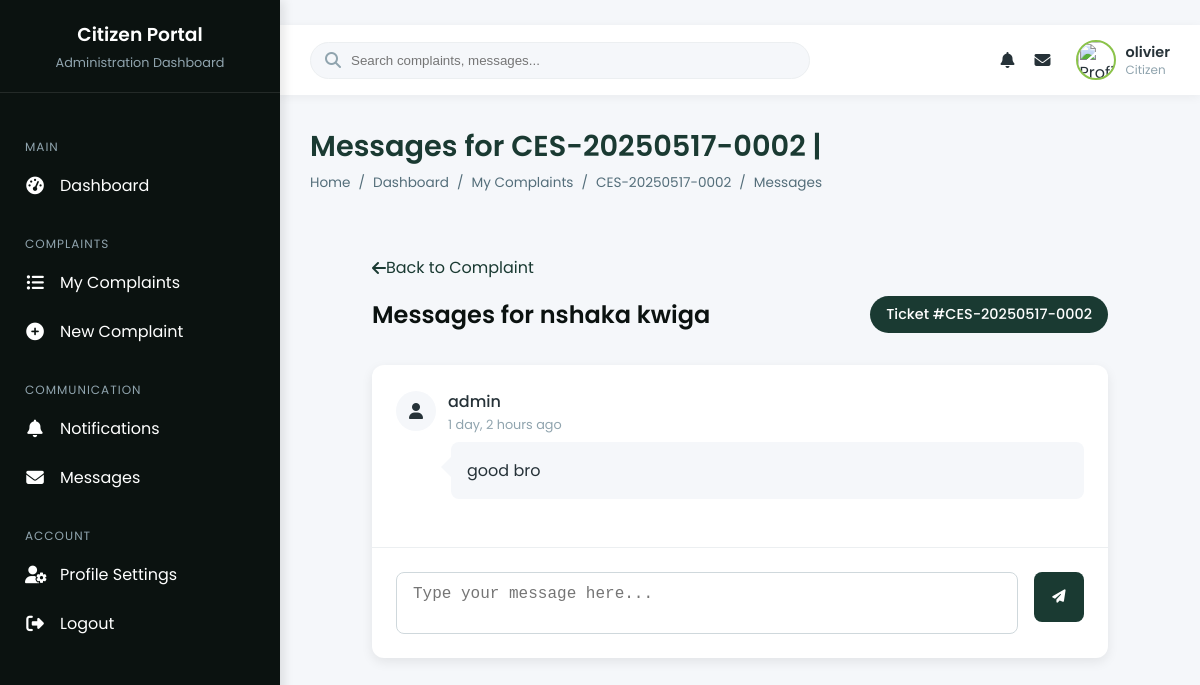
/complaints/7/messages/ (signed in), run on the app's committed database.
### citizen_management/models.py (models this page shows, shortened)
class User(AbstractUser):
    ROLE_CHOICES = [
        ('citizen', 'Citizen'),
        ('agent', 'Agency Agent'),
        ('agency_admin', 'Agency Administrator'),
        ('super_admin', 'System Administrator'),
    ]
    role = models.CharField(max_length=20, choices=ROLE_CHOICES, default='citizen')
    phone = models.CharField(max_length=20, blank=True)
    profile_picture = models.ImageField(upload_to='profiles/', blank=True)
    email_verified\
        = models.BooleanField(default=False)
    last_login_ip = models.GenericIPAddressField(blank=True, null=True)

class Complaint(models.Model):
    STATUS_CHOICES = [
        ('submitted', 'Submitted'),
        ('acknowledged', 'Acknowledged'),
        ('in_progress', 'In Progress'),
        ('resolved', 'Resolved'),
        ('rejected', 'Rejected'),
        ('reopened', 'Reopened'),
    ]
    PRIORITY_CHOICES = [
        ('low', 'Low'),
        ('medium', 'Medium'),
        ('high', 'High'),
        ('critical', 'Critical'),
    ]
    SOURCE_CHOICES = [
        ('web', 'Website'),
        ('mobile', 'Mobile App'),
        ('email', 'Email'),
        ('sms', 'SMS'),
        ('office', 'Field Office'),
    ]
    ticket_number = models.CharField(max_length=20, unique=True, editable=False)
    title = models.CharField(max_length=200)
    description = models.TextField()
    category = models.ForeignKey(
        ServiceCategory,
        on_delete=models.SET_NULL,
        null=True,
        related_name='complaints'
    )
    status = models.CharField(
        max_length=20,
        choices=STATUS_CHOICES,
        default='submitted'
    )
    priority = models.CharField(
        max_length=20,
        choices=PRIORITY_CHOICES,
        default='medium'
    )
    source = models.CharField(
        max_length=20,
        choices=SOURCE_CHOICES,
        default='web'
    )
    location_description = models.TextField(blank=True)
    latitude = models.DecimalField(
        max_digits=9,
        decimal_places=6,
        null=True,
        blank=True
    )
    longitude = models.DecimalField(
        max_digits=9,
        decimal_places=6,
        null=True,
        blank=True
    )
    citizen = models.ForeignKey(
        User,
        on_delete=models.SET_NULL,
        null=True,
        blank=True,
        related_name='complaints'
    )
    citizen_name = models.CharField(max_length=100, blank=True)
    citizen_email = models.EmailField(blank=True)
    citizen_phone = models.CharField(max_length=20, blank=True)
    is_anonymous = models.BooleanField(default=False)
    assigned_to = models.ForeignKey(
        User,
        on_delete=models.SET_NULL,
        null=True,
        blank=True,
        related_name='assigned_complaints'
    )
    assigned_agency = models.ForeignKey(
        GovernmentAgency,
        on_delete=models.SET_NULL,
        null=True,
        blank=True,
        related_name='assigned_complaints'
    )
    sla_deadline = models.DateTimeField(null=True, blank=True)
    created_at = models.DateTimeField(auto_now_add=True)
    updated_at = models.DateTimeField(auto_now=True)
    is_public = models.BooleanField(default=True)
    class Meta:
        ordering = ['-created_at']
        indexes = [
            models.Index(fields=['status']),
            models.Index(fields=['priority']),
            models.Index(fields=['category']),
            models.Index(fields=['assigned_agency']),
        ]

class Message(models.Model):
    complaint = models.ForeignKey(
        Complaint,
        on_delete=models.CASCADE,
        related_name='messages'
    )
    sender = models.ForeignKey(
        User,
        on_delete=models.SET_NULL,
        null=True,
        blank=True,
        related_name='sent_messages'
    )
    recipient = models.ForeignKey(
        User,
        on_delete=models.SET_NULL,
        null=True,
        blank=True,
        related_name='received_messages'
    )
    text = models.TextField()
    is_read = models.BooleanField(default=False)
    created_at = models.DateTimeField(auto_now_add=True)
    class Meta:
        ordering = ['created_at']

### citizen_management/views.py (the view)
# urls.py: path('complaints/<int:pk>/messages/', views.complaint_messages, name='complaint_messages'),
@login_required
def complaint_messages(request, pk):
    complaint = get_object_or_404(Complaint, pk=pk, citizen=request.user)
    messages_list = Message.objects.filter(
        complaint=complaint
    ).order_by('created_at')
    Message.objects.filter(
        complaint=complaint,
        recipient=request.user,
        is_read=False
    ).update(is_read=True)
    if request.method == 'POST':
        form = MessageForm(request.POST)
        if form.is_valid():
            message = form.save(commit=False)
            message.complaint = complaint
            message.sender = request.user
            if complaint.assigned_to:
                message.recipient = complaint.assigned_to
            elif complaint.assigned_agency:
                admin = complaint.assigned_agency.user_set.filter(
                    role__in=['agency_admin', 'agent']
                ).first()
                if admin:
                    message.recipient = admin
            message.save()
            if message.recipient:
                Notification.objects.create(
                    user=message.recipient,
                    complaint=complaint,
                    notification_type='new_response',
                    message=f'New message from {request.user.get_full_name()} regarding complaint {complaint.ticket_number}'
                )
            messages.success(request, 'Your message has been sent!')
            return redirect('complaint_messages', pk=pk)
    else:
        form = MessageForm()
    context = {
        'complaint': complaint,
        'messages': messages_list,
        'form': form
    }
    return render(request, 'citizen_dashboard/messages.html', context)

### templates/citizen_dashboard/messages.html (shortened to what this page needs)
﻿{% extends "citizen_dashboard/citizen_base.html" %}
{% block page_title %}Messages for {{ complaint.ticket_number }} | {{ request.user.get_full_name }}{% endblock %}
{% block breadcrumbs %}
<li class="breadcrumb-item"><a href="{% url 'citizen_admin' %}">Dashboard</a></li>
<li class="breadcrumb-item"><a href="{% url 'complaint_list' %}">My Complaints</a></li>
<li class="breadcrumb-item"><a href="{% url 'complaint_detail' complaint.ticket_number %}">{{ complaint.ticket_number }}</a></li>
<li class="breadcrumb-item active">Messages</li>
{% endblock %}
{% block content %}
<div class="messages-container">
    <a href="{% url 'complaint_detail' complaint.ticket_number %}" class="back-button">
        <i class="fas fa-arrow-left mr-2"></i> Back to Complaint
    </a>
    <div class="messages-header">
        <h2>Messages for {{ complaint.title }}</h2>
        <span class="badge">Ticket #{{ complaint.ticket_number }}</span>
    </div>
    <div class="messages-card">
        <div class="messages-list">
            {% if messages %}
                {% for message in messages %}
                <div class="message {% if message.sender == request.user %}own-message{% endif %}">
                    <div class="message-sender">
                        <div class="sender-avatar">
                            {% if message.sender.profile_picture %}
                                <img src="{{ message.sender.profile_picture.url }}" alt="{{ message.sender.get_full_name }}">
                            {% else %}
                                <i class="fas fa-user"></i>
                            {% endif %}
                        </div>
                        <div class="sender-info">
                            <div class="sender-name">
                                {% if message.sender == request.user %}
                                    You
                                {% else %}
                                    {{ message.sender.get_full_name|default:message.sender.username }}
                                {% endif %}
                            </div>
                            <div class="message-time">
                                {{ message.created_at|timesince }} ago
                            </div>
                        </div>
                    </div>
                    <div class="message-content">
                        <p>{{ message.text }}</p>
                    </div>
                </div>
                {% endfor %}
            {% else %}
                <div class="no-messages">
                    <i class="fas fa-comments"></i>
                    <h3>No Messages Yet</h3>
                    <p>Start the conversation by sending a message to the agency</p>
                </div>
            {% endif %}
        </div>
        <div class="message-form-container">
            <form method="post" id="message-form" class="message-form">
                <textarea name="text" id="message-input" class="message-input"
                          placeholder="Type your message here..." required></textarea>
                <button type="submit" id="send-button" class="send-button">
                    <i class="fas fa-paper-plane"></i>
                </button>
            </form>
        </div>
    </div>
</div>
{% endblock %}

### templates/citizen_dashboard/citizen_base.html (shortened to what this page needs)
<!DOCTYPE html>
{% load static %}
<html lang="en">
<head>
    <link rel="stylesheet" href="https://cdnjs.cloudflare.com/ajax/libs/font-awesome/6.4.0/css/all.min.css">
</head>
<body>
    <div class="app-container">
        <aside class="sidebar">
            <div class="sidebar-header">
                <h3>Citizen Portal</h3>
                <p>Administration Dashboard</p>
            </div>
            <div class="sidebar-menu">
                <div class="menu-category">Main</div>
                <a href="{% url 'citizen_admin' %}" class="menu-item {% if request.resolver_match.url_name == 'citizen_dashboard' %}active{% endif %}">
                    <i class="fas fa-tachometer-alt"></i>
                    <span>Dashboard</span>
                </a>
                <div class="menu-category">Complaints</div>
                <a href="{% url 'complaint_list' %}" class="menu-item {% if request.resolver_match.url_name == 'citizen_complaints' %}active{% endif %}">
                    <i class="fas fa-list-ul"></i>
                    <span>My Complaints</span>
                </a>
                <a href="{% url 'submit_complaint' %}" class="menu-item {% if request.resolver_match.url_name == 'citizen_complaint_create' %}active{% endif %}">
                    <i class="fas fa-plus-circle"></i>
                    <span>New Complaint</span>
                </a>
                <div class="menu-category">Communication</div>
                <a href="{% url 'notification_list' %}" class="menu-item {% if request.resolver_match.url_name == 'citizen_notifications' %}active{% endif %}">
                    <i class="fas fa-bell"></i>
                    <span>Notifications</span>
                </a>
                <a href="#" class="menu-item">
                    <i class="fas fa-envelope"></i>
                    <span>Messages</span>
                </a>
                <div class="menu-category">Account</div>
                <a href="#" class="menu-item {% if request.resolver_match.url_name == 'citizen_profile_update' %}active{% endif %}">
                    <i class="fas fa-user-cog"></i>
                    <span>Profile Settings</span>
                </a>
                <a href="#" class="menu-item">
                    <i class="fas fa-sign-out-alt"></i>
                    <span>Logout</span>
                </a>
            </div>
        </aside>
        <div class="main-content">
            <nav class="top-nav">
                <div class="search-bar">
                    <i class="fas fa-search"></i>
                    <input type="text" placeholder="Search complaints, messages...">
                </div>
                <div class="nav-actions">
                    <div class="nav-item dropdown" id="notifications-dropdown">
                        <i class="fas fa-bell"></i>
                    </div>
                    <div class="nav-item dropdown" id="messages-dropdown">
                        <i class="fas fa-envelope"></i>
                    </div>
                    <div class="user-profile dropdown" id="profile-dropdown">
                        <img src="" alt="Profile">
                        <div class="user-info">
                            <div class="user-name">{{ user.get_full_name|default:user.username }}</div>
                            <div class="user-role">Citizen</div>
                        </div>
                    </div>
                </div>
            </nav>
            <div class="content-wrapper">
                <div class="content-header">
                    <div class="content-title">
                        <h1>{% block page_title %}Dashboard{% endblock %}</h1>
                        <ul class="breadcrumb">
                            <li><a href="#">Home</a></li>
                            {% block breadcrumbs %}{% endblock %}
                        </ul>
                    </div>
                </div>
                {% block content %}{% endblock %}
            </div>
        </div>
    </div>
</body>
</html>

### data on the page
User: get_full_name "olivier"
Complaint: ticket_number "CES-20250517-0002", title "nshaka kwiga"
Message: sender.get_full_name "admin", created_at "1 day, 2 hours", text "good bro"
